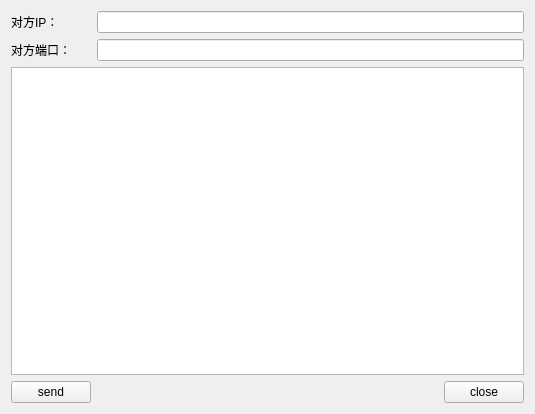
<?xml version="1.0" encoding="UTF-8"?>
<ui version="4.0">
 <class>Widget</class>
 <widget class="QWidget" name="Widget">
  <property name="geometry">
   <rect>
    <x>0</x>
    <y>0</y>
    <width>535</width>
    <height>414</height>
   </rect>
  </property>
  <property name="windowTitle">
   <string>Widget</string>
  </property>
  <layout class="QGridLayout" name="gridLayout">
   <item row="1" column="1" colspan="2">
    <widget class="QLineEdit" name="lineEditPort"/>
   </item>
   <item row="0" column="1" colspan="2">
    <widget class="QLineEdit" name="lineEditIP"/>
   </item>
   <item row="2" column="0" colspan="3">
    <widget class="QTextEdit" name="textEdit"/>
   </item>
   <item row="1" column="0">
    <widget class="QLabel" name="label_2">
     <property name="text">
      <string>对方端口：</string>
     </property>
    </widget>
   </item>
   <item row="3" column="0">
    <widget class="QPushButton" name="ButtonSend">
     <property name="text">
      <string>send</string>
     </property>
    </widget>
   </item>
   <item row="3" column="2">
    <widget class="QPushButton" name="ButtonClose">
     <property name="text">
      <string>close</string>
     </property>
    </widget>
   </item>
   <item row="3" column="1">
    <spacer name="horizontalSpacer">
     <property name="orientation">
      <enum>Qt::Horizontal</enum>
     </property>
     <property name="sizeHint" stdset="0">
      <size>
       <width>310</width>
       <height>20</height>
      </size>
     </property>
    </spacer>
   </item>
   <item row="0" column="0">
    <widget class="QLabel" name="label">
     <property name="text">
      <string>对方IP：</string>
     </property>
    </widget>
   </item>
  </layout>
 </widget>
 <layoutdefault spacing="6" margin="11"/>
 <resources/>
 <connections/>
</ui>
